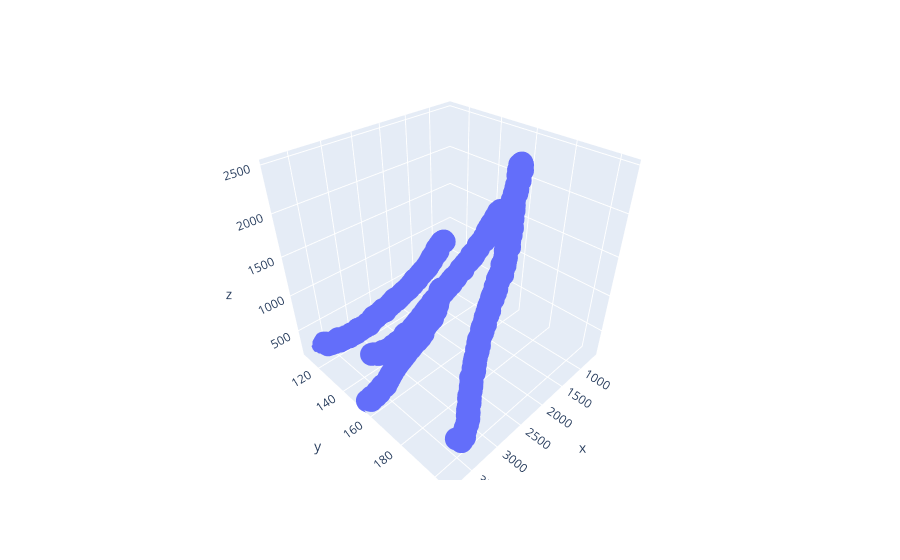

The notebook cell this image was saved under:
### Code cell
'''Test if marker recognization is sufficient'''
from pvc_tensile_experiment.Functions import *

# variable inputs
folderName = 'Data/PVC P6 Test_0'

# set pixel area limits for the search region and the
# the lower color bound
searchRegion = [200, 4000]
lowerColorLims = [80, 115, 100] # min [80, 80, 100], max [80, 150, 125]

# define the opening kernel and use
kernelSize = 2
useKernel = True

# check the particle areas are increasing and verify if there are abnormal changes to position
MaskCheck(folderName, searchRegion, lowerColorLims, useKernel, kernelSize)

### Figure 1 — Plotly figure (JSON) as saved in the notebook; plotly's stock layout.template omitted (floating-point values rounded to 4 significant figures; data arrays with more than 128 entries replaced by an {"elided": "..."} marker saying what was removed)
{"data": [{"hovertemplate": "x=%{x}<br>y=%{y}<br>z=%{z}<extra></extra>", "legendgroup": "", "marker": {"color": "#636efa", "symbol": "circle"}, "mode": "markers", "name": "", "scene": "scene", "showlegend": false, "type": "scatter3d", "x": {"elided": "882 int values"}, "y": {"elided": "882 int values"}, "z": {"elided": "882 float values"}}], "layout": {"legend": {"tracegroupgap": 0}, "margin": {"t": 60}, "scene": {"domain": {"x": [0, 1], "y": [0, 1]}, "xaxis": {"title": {"text": "x"}}, "yaxis": {"title": {"text": "y"}}, "zaxis": {"title": {"text": "z"}}}}}
